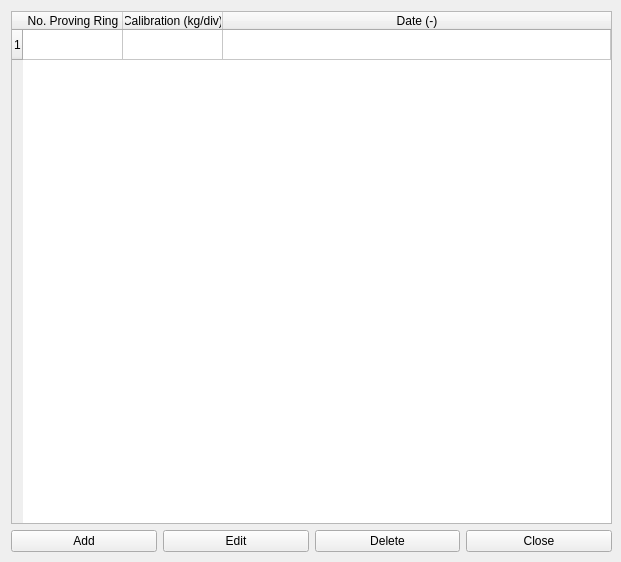
<?xml version="1.0" encoding="UTF-8"?>
<ui version="4.0">
 <class>DBProvingRing</class>
 <widget class="QWidget" name="DBProvingRing">
  <property name="enabled">
   <bool>true</bool>
  </property>
  <property name="geometry">
   <rect>
    <x>0</x>
    <y>0</y>
    <width>621</width>
    <height>562</height>
   </rect>
  </property>
  <property name="windowTitle">
   <string>DB Proving Ring</string>
  </property>
  <widget class="QWidget" name="layoutWidget">
   <property name="geometry">
    <rect>
     <x>11</x>
     <y>11</y>
     <width>601</width>
     <height>541</height>
    </rect>
   </property>
   <layout class="QGridLayout" name="gridLayout_2">
    <item row="0" column="0">
     <widget class="QTableWidget" name="tableWidget">
      <property name="sizePolicy">
       <sizepolicy hsizetype="Expanding" vsizetype="Expanding">
        <horstretch>2</horstretch>
        <verstretch>0</verstretch>
       </sizepolicy>
      </property>
      <property name="rowCount">
       <number>1</number>
      </property>
      <property name="columnCount">
       <number>3</number>
      </property>
      <attribute name="horizontalHeaderCascadingSectionResizes">
       <bool>true</bool>
      </attribute>
      <attribute name="horizontalHeaderStretchLastSection">
       <bool>true</bool>
      </attribute>
      <row/>
      <column>
       <property name="text">
        <string>No. Proving Ring</string>
       </property>
      </column>
      <column>
       <property name="text">
        <string>Calibration (kg/div)</string>
       </property>
      </column>
      <column>
       <property name="text">
        <string>Date (-)</string>
       </property>
      </column>
     </widget>
    </item>
    <item row="1" column="0">
     <layout class="QGridLayout" name="gridLayout">
      <item row="0" column="3">
       <widget class="QPushButton" name="pushButtonClose">
        <property name="text">
         <string>Close</string>
        </property>
       </widget>
      </item>
      <item row="0" column="0">
       <widget class="QPushButton" name="pushButtonAdd">
        <property name="text">
         <string>Add</string>
        </property>
       </widget>
      </item>
      <item row="0" column="1">
       <widget class="QPushButton" name="pushButtonUpdate">
        <property name="text">
         <string>Edit</string>
        </property>
       </widget>
      </item>
      <item row="0" column="2">
       <widget class="QPushButton" name="pushButtonDelete">
        <property name="text">
         <string>Delete</string>
        </property>
       </widget>
      </item>
     </layout>
    </item>
   </layout>
  </widget>
 </widget>
 <resources/>
 <connections>
  <connection>
   <sender>pushButtonClose</sender>
   <signal>clicked()</signal>
   <receiver>DBProvingRing</receiver>
   <slot>close()</slot>
   <hints>
    <hint type="sourcelabel">
     <x>356</x>
     <y>445</y>
    </hint>
    <hint type="destinationlabel">
     <x>207</x>
     <y>233</y>
    </hint>
   </hints>
  </connection>
 </connections>
</ui>
